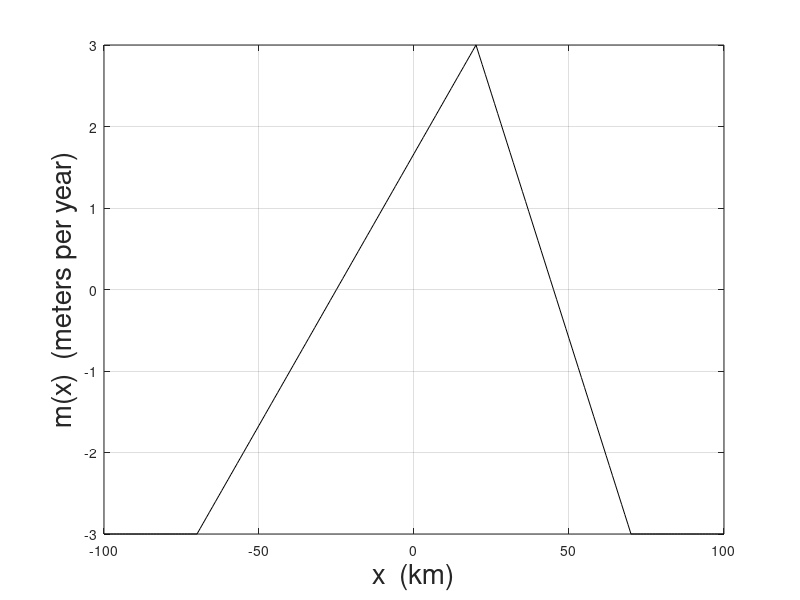

MATLAB code for this plot:
% MASSBALANCE  Generate mass balance figure for problem GLACIER.

x = linspace(-100,100,201);
x0 = x(x <= -70);
x1 = x(x >= -70 & x <= 20);
x2 = x(x >= 20 & x <= 70);
x3 = x(x >= 70);
y1 = -3 + (6/90) * (x1 + 70);
y2 =  3 - (6/50) * (x2 - 20);

plot(x1,y1,'k');
hold on
plot(x2,y2,'k');
plot(x0,-3*ones(size(x0)),'k');
plot(x3,-3*ones(size(x3)),'k');
hold off

grid on
xlabel('x  (km)','fontsize',20.0)
ylabel('m(x)  (meters per year)','fontsize',20.0)

print -dpdf massbalance.pdf
